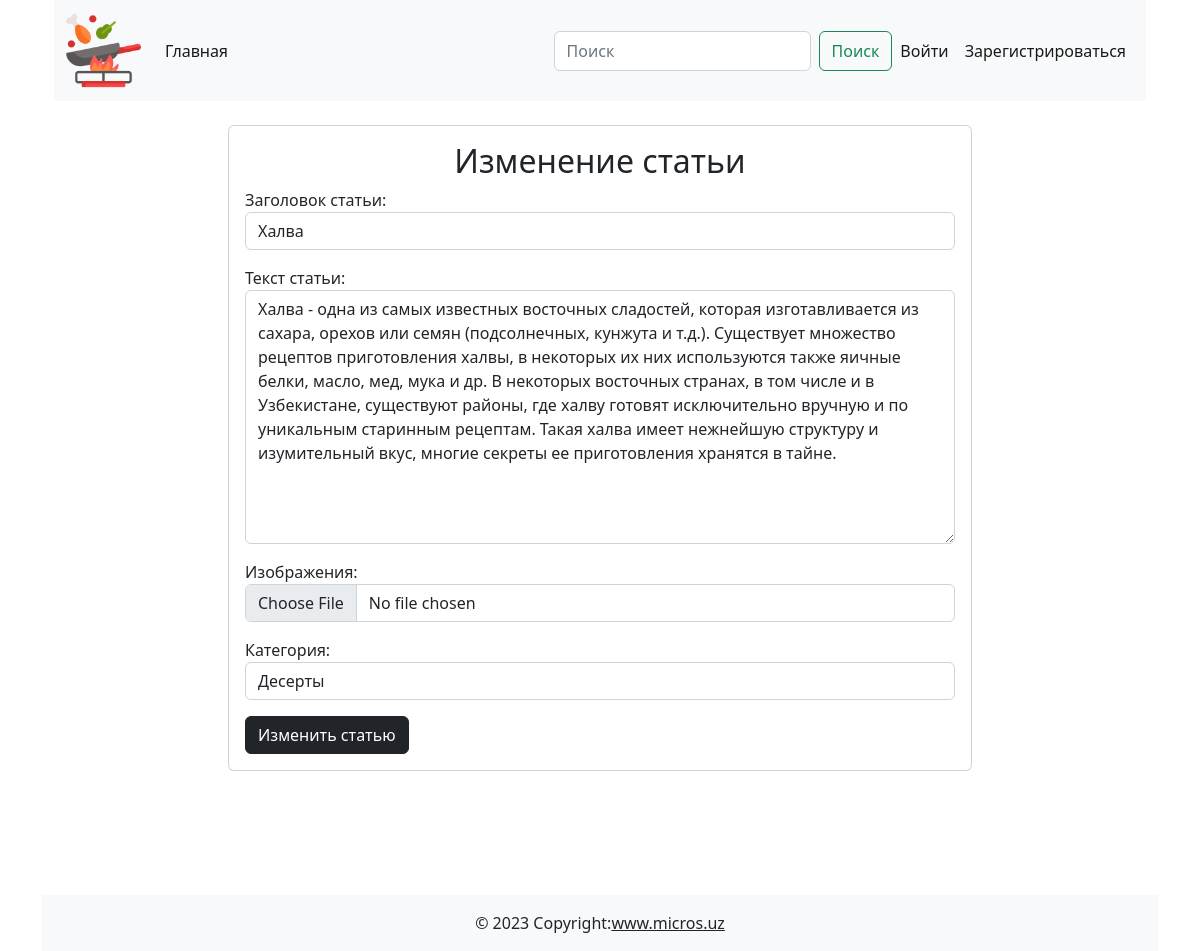
The app's page /post/3/update/ with its own data.
### cooking/models.py (models this page shows, shortened)
class Post(models.Model):
    title = models.CharField(max_length=255, verbose_name='Заголовок статьи')
    content = models.TextField(default='Скоро тут будет статья...', verbose_name='Текст статьи')
    created_at = models.DateTimeField(auto_now_add=True, verbose_name='Дата создания')
    updated_at = models.DateTimeField(auto_now=True, verbose_name='Дата обновления')
    photo = models.ImageField(upload_to='photos/', blank=True, null=True, verbose_name='Изображения')
    watched = models.IntegerField(default=0, verbose_name='Просмотры')
    is_published = models.BooleanField(default=True, verbose_name='Публикация')
    category = models.ForeignKey(Category, on_delete=models.CASCADE, related_name='posts', verbose_name='Категория')
    author = models.ForeignKey(User, default=None, null=True, blank=True, on_delete=models.CASCADE)
    class Meta:
        verbose_name = 'Пост'
        verbose_name_plural = 'Посты'

class Category(models.Model):
    title = models.CharField(max_length=255, verbose_name='Название категории')
    def __str__(self):
        return self.title
    class Meta:
        verbose_name = 'Категория'
        verbose_name_plural = 'Категории'

### cooking/views.py (the view)
# urls.py: path('post/<int:pk>/update/', PostUpdate.as_view(), name='post_update'),
class PostUpdate(UpdateView):
    model = Post
    form_class = PostAddForm
    template_name = 'cooking/article_add_form.html'

### cooking/forms.py
class PostAddForm(forms.ModelForm):
    class Meta:
        model = Post
        fields = ('title', 'content', 'photo', 'category')
        widgets = {
            'title': forms.TextInput(attrs={'class': 'form-control'}),
            'content': forms.Textarea(attrs={'class': 'form-control'}),
            'photo': forms.FileInput(attrs={'class': 'form-control'}),
            'category': forms.Select(attrs={'class': 'form-control'})
        }

### cooking/templates/cooking/article_add_form.html (shortened to what this page needs)
{% extends 'base.html' %}
{% block main %}
<div class="d-flex justify-content-center">
    <div class="card col-8 mb-4 mt-4">
        <div class="card-body">
            <h2 class="text-center">
                {% if 'update' in request.path %}
                Изменение статьи
                {% else %}
                Добавление новой статьи
                {% endif %}
            </h2>
            <form action="" method="post" enctype="multipart/form-data">
                {{ form.as_p }}
                <button class="btn btn-dark" type="submit">
                    {% if 'update' in request.path %}
                    Изменить статью
                    {% else %}
                    Добавить статью
                    {% endif %}
                </button>
            </form>
        </div>
    </div>
</div>
{% endblock main %}

### records on screen
Post: title "Халва", content "Халва - одна из самых известных восточных сладостей, которая изготавливается из сахара, орехов или семян (подсолнечных, кунжута и т.д.). Существует множество рецептов приготовления халвы, в некоторых их них используются также яичные белки, масло, мед, мука и др. В некоторых восточных странах, в том числе и в Узбекистане, существуют районы, где халву готовят исключительно вручную и по уникальным старинным рецептам. Такая халва имеет нежнейшую структуру и изумительный вкус, многие секреты ее приготовления хранятся в тайне.", category "Десерты"
